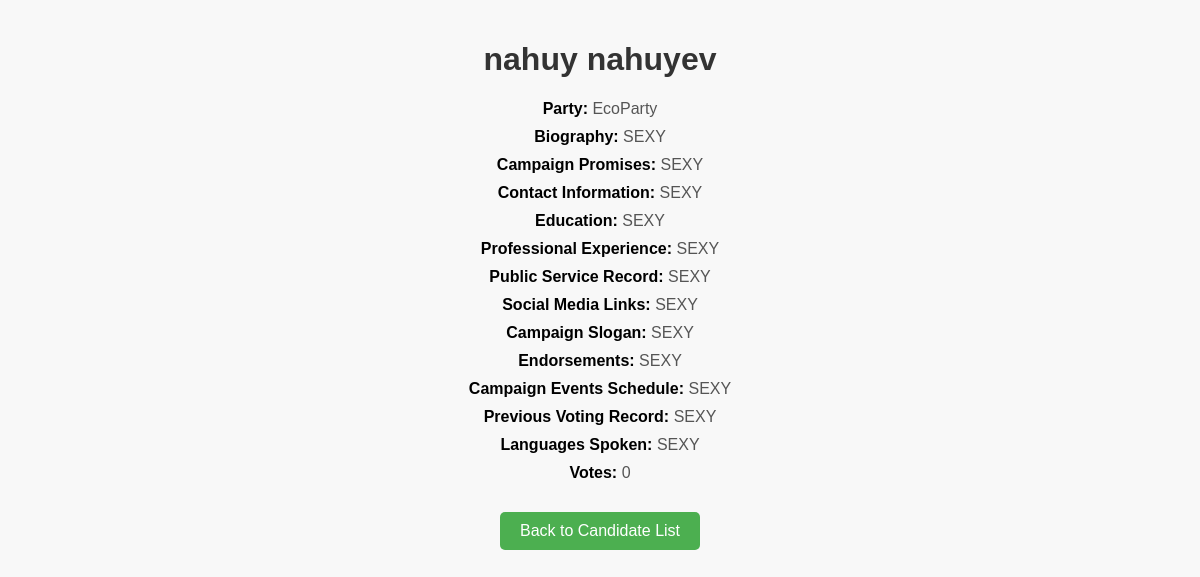
/candidates/4/, run on the app's committed database.
### polling_system/models.py (models this page shows, shortened)
class Candidate(models.Model):
    user = models.OneToOneField(UserCustom, on_delete=models.CASCADE, primary_key=True)
    avatar = models.ImageField(upload_to='media/', null=True, blank=True)
    party = models.ForeignKey(PoliticalParty, on_delete=models.SET_NULL, null=True, blank=True)
    biography = models.TextField()
    campaign_promises = models.TextField()
    contact_information = models.TextField()
    education = models.TextField()
    professional_experience = models.TextField()
    public_service_record = models.TextField()
    social_media_links = models.CharField(max_length=255, blank=True, null=True)
    campaign_slogan = models.CharField(max_length=255)
    endorsements = models.TextField()
    campaign_events_schedule = models.TextField()
    previous_voting_record = models.TextField()
    languages_spoken = models.CharField(max_length=255)
    votes = models.PositiveIntegerField(default=0)

class UserCustom(AbstractUser):
    first_name = models.CharField(max_length=75)
    family_name = models.CharField(max_length=75, null=True, blank=True)
    fathers_name = models.CharField(max_length=75, null=True, blank=True)
    date_of_birth = models.DateField(null=True, blank=True)
    contact_number = models.CharField(max_length=15, blank=True)
    is_candidate = models.BooleanField(default=False)

class PoliticalParty(models.Model):
    title = models.CharField(max_length=100, unique=True)
    logo = models.ImageField(upload_to='media/', null=True, blank=True)
    leader = models.OneToOneField('polling_system.Candidate', on_delete=models.SET_NULL, null=True, blank=True)
    ideology = models.TextField()
    year_founded = models.PositiveIntegerField()
    headquarters_location = models.CharField(max_length=255)
    motto_or_slogan = models.CharField(max_length=255)
    manifesto = models.TextField()
    current_seats_held = models.PositiveIntegerField(default=0)
    historical_performance = models.TextField()
    campaign_focus = models.TextField()
    social_media_links = models.URLField(max_length=255, blank=True, null=True)
    contact_information = models.TextField()
    affiliated_organizations = models.TextField()
    previous_election_results = models.TextField()
    coalition_partners = models.TextField(blank=True, null=True)
    international_affiliations = models.TextField(blank=True, null=True)

### polling_system/views.py (the view)
# urls.py: path('candidates/<int:candidate_id>/', views.candidate_detail, name='candidate_detail'),
def candidate_detail(request, candidate_id):
    candidate = get_object_or_404(Candidate, pk=candidate_id)
    context = {'candidate': candidate}
    return render(request, 'candidate_detail.html', context)

### polling_system/templates/candidate_detail.html (shortened to what this page needs)
<!DOCTYPE html>
<html lang="en">
<head>
</head>
<body>
    <h1>{{ candidate.user.first_name }} {{ candidate.user.family_name }}</h1>
    <p><strong>Party:</strong> {{ candidate.party.title }}</p>
    <p><strong>Biography:</strong> {{ candidate.biography }}</p>
    <p><strong>Campaign Promises:</strong> {{ candidate.campaign_promises }}</p>
    <p><strong>Contact Information:</strong> {{ candidate.contact_information }}</p>
    <p><strong>Education:</strong> {{ candidate.education }}</p>
    <p><strong>Professional Experience:</strong> {{ candidate.professional_experience }}</p>
    <p><strong>Public Service Record:</strong> {{ candidate.public_service_record }}</p>
    <p><strong>Social Media Links:</strong> {{ candidate.social_media_links }}</p>
    <p><strong>Campaign Slogan:</strong> {{ candidate.campaign_slogan }}</p>
    <p><strong>Endorsements:</strong> {{ candidate.endorsements }}</p>
    <p><strong>Campaign Events Schedule:</strong> {{ candidate.campaign_events_schedule }}</p>
    <p><strong>Previous Voting Record:</strong> {{ candidate.previous_voting_record }}</p>
    <p><strong>Languages Spoken:</strong> {{ candidate.languages_spoken }}</p>
    <p><strong>Votes:</strong> {{ candidate.votes }}</p>
    <a href="{% url 'candidate_list' %}">Back to Candidate List</a>
</body>
</html>

### polling_system/templates/candidate_detail.html (style rules this page uses)
body { font-family: 'Arial', sans-serif; background-color: #f8f8f8; margin: 0; padding: 20px; text-align: center; }
h1 { color: #333; }
p { color: #555; margin: 10px 0; }
strong { color: #000; }
a { display: inline-block; padding: 10px 20px; background-color: #4CAF50; color: #fff; text-decoration: none; border-radius: 5px; margin-top: 20px; }

### data on the page
Candidate: user.first_name "nahuy", user.family_name "nahuyev", party "EcoParty", biography "SEXY", campaign_promises "SEXY", contact_information "SEXY", education "SEXY", professional_experience "SEXY", public_service_record "SEXY", social_media_links "SEXY", campaign_slogan "SEXY", endorsements "SEXY", campaign_events_schedule "SEXY", previous_voting_record "SEXY", languages_spoken "SEXY", votes "0"
